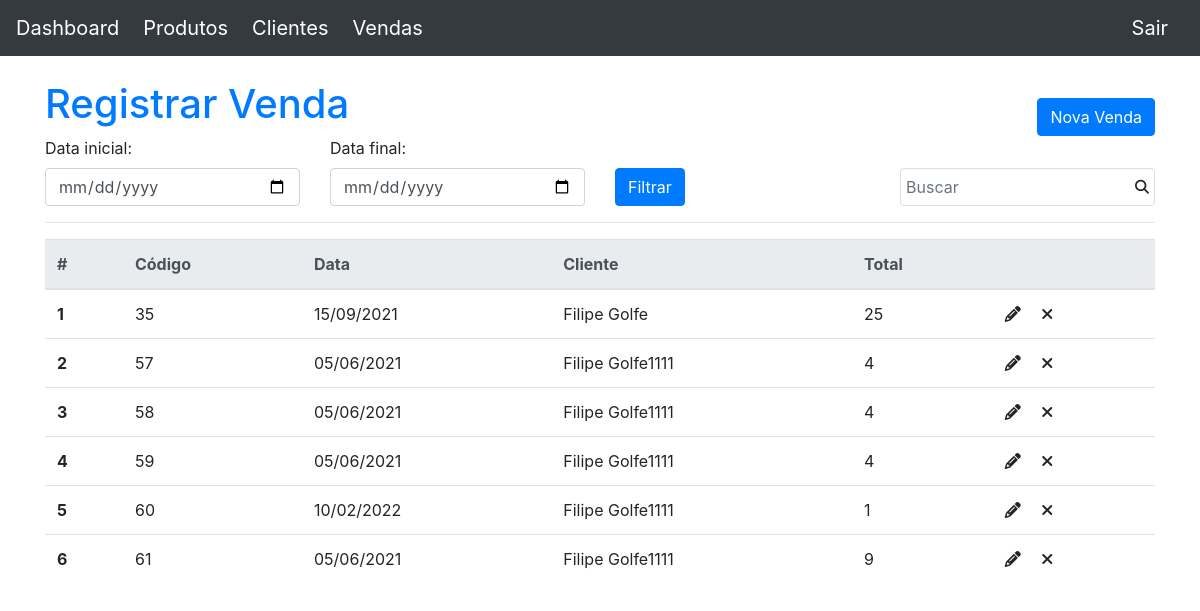
The app's page /crud/vendas.php (signed in) with its own data.
### tables this page shows
CREATE TABLE `tb_venda` (
  `id_venda` int(11) NOT NULL,
  `data` date DEFAULT NULL,
  `id_cliente` int(11) NOT NULL
);

CREATE TABLE `tb_cliente` (
  `id_cliente` int(11) NOT NULL,
  `nome` varchar(50) DEFAULT NULL,
  `cep` varchar(9) DEFAULT NULL,
  `numero` int(11) DEFAULT NULL,
  `logradouro` varchar(50) DEFAULT NULL,
  `cidade` varchar(50) DEFAULT NULL,
  `limite_credito` float DEFAULT NULL,
  `cpf` varchar(14) DEFAULT NULL,
  `cnpj` varchar(18) DEFAULT NULL,
  `status` char(1) DEFAULT NULL,
  `id_uf` int(11) NOT NULL
);

### crud/vendas.php (the view, shortened to what this page needs)
<!DOCTYPE html>
<html lang="en">
<head>
    <link rel="stylesheet" href="https://stackpath.bootstrapcdn.com/bootstrap/4.1.3/css/bootstrap.min.css"
>
    <link rel="stylesheet" type="text/css" href="css/vendas.css">
</head>
<body>
    <nav class="navbar navbar-expand-lg navbar-light bg-dark">
        <div class="collapse navbar-collapse" id='navbarSupportedContent'>
            <ul class='navbar-nav mr-auto'>
                <li class='nav-item'><a class="navbar-brand text-white pr-2" href="#"
                        onclick="window.open('principal.php','_self');">Dashboard</a></li>
                <li class='nav-item'><a class="navbar-brand text-white pr-2" href="#"
                        onclick="window.open('produtos.php','_self');">Produtos</a></li>
                <li class='nav-item'><a class="navbar-brand text-white pr-2" href="#"
                        onclick="window.open('clientes.php','_self');">Clientes</a></li>
                <li class='nav-item'><a class="navbar-brand text-white pr-2" href="#">Vendas</a></li>
            </ul>
            <a class="navbar-brand text-white" href="#" onclick='window.open("../index.php","_self")'>Sair</a>
        </div>
    </nav>
    <Div class='container'>
        <div class='row mt-4'>
            <div class='col'>
                <h1 class='text-primary'>Registrar Venda</h1>
            </div>
            <div class='col-auto d-flex align-items-end'>
                <button type="button" class="btn btn-primary" id='modalVendas' data-toggle="modal"
                    data-target=".bd-example-modal-lg" onclick='limpaModal();'>Nova Venda</button>
            </div>
        </div>
        <div class='row'>
            <div class='col'>
                <label for="data-inicial">Data inicial:</label>
                <input type='date' name='dataI' id='dataI' class='form-control'>
            </div>
            <div class='col'>
                <label for="data-final">Data final:</label>
                <input type='date' name='dataF' id='dataF' class='form-control'>
            </div>
            <div class='col d-flex align-items-end'>
            <button type="button" class="btn btn-primary" id='filtraDatas'>Filtrar</button>
            </div>
            <div class='col-6 col-sm-3 d-flex align-items-end'>
                <input type='number' name='codigoVenda' id='codigoVenda' placeholder="Buscar" class='form-control'
                    maxlength='7' oninput="maxLengthCheck(this)">
                <div id="lupa"></div>
            </div>
        </div>
        <hr>
        <div class='table-responsive'>
            <table class="table table-hover">
                <thead class="thead-light table-striped">
                    <tr>
                        <th scope="col">#</th>
                        <th scope="col">Código</th>
                        <th scope="col">Data</th>
                        <th scope="col">Cliente</th>
                        <th scope="col">Total</th>
                        <th scope="col"></th>
                    </tr>
                </thead>
                <tbody id='venda'>
                    <?php
            include ('../conexao.php');
            $SQL = "select * from tb_venda";
            $RS = mysqli_query($conexao,$SQL);
            $i = 1;
            function data($data){
                return date("d/m/Y", strtotime($data));
            }
            while ($row = mysqli_fetch_assoc($RS)){
            $SQLCliente = "select nome from tb_cliente where id_cliente = " . $row["id_cliente"];
            $RSCliente = mysqli_query($conexao,$SQLCliente);
            $rowCliente = mysqli_fetch_assoc($RSCliente);
            $SQLItens = "select sum(quantidade * valor_unit) as total from tb_produto_venda where id_venda = " . $row["id_venda"];
            $RSItens = mysqli_query($conexao,$SQLItens);
            $rowItem = mysqli_fetch_assoc($RSItens);
                echo "<tr>
                <th>$i</th>
                <td>" . $row["id_venda"] . "</td>
                <td>" . data($row["data"]) . "</td>
                <td>" . $rowCliente['nome'] ."</td>
                <td>" . $rowItem['total'] . "</td>
                <td><i class='fas fa-pencil-alt'onclick='editaVenda(". $row["id_venda"] .");'style='cursor:pointer'></i>
                <i class='fas fa-times ml-3'onclick='excluiVenda(". $row["id_venda"] .");'style='cursor:pointer'></i></td>
                </tr>";
                $i++;
             };
             ?>
                </tbody>
            </table>
        </div>
    </Div>
</body>
</html>

### crud/css/vendas.css (style rules this page uses)
.table-responsive { height: 70vh; overflow-y: auto; }
#codigoVenda { border:#ddd solid 1px; float:left; padding:5px 20px 5px 5px; }
#lupa { float:left; margin:3px 0px 0px -20px; margin-bottom: 0.5rem; }
#lupa:after { font-family:FontAwesome; font-size:14px; content:"\f002"; }

### records on screen
tb_venda: id_venda "35", data "15/09/2021", id_cliente.nome "Filipe Golfe", total "25"
tb_venda: id_venda "57", data "05/06/2021", id_cliente.nome "Filipe Golfe1111", total "4"
tb_venda: id_venda "58", data "05/06/2021", id_cliente.nome "Filipe Golfe1111", total "4"
tb_venda: id_venda "59", data "05/06/2021", id_cliente.nome "Filipe Golfe1111", total "4"
tb_venda: id_venda "60", data "10/02/2022", id_cliente.nome "Filipe Golfe1111", total "1"
tb_venda: id_venda "61", data "05/06/2021", id_cliente.nome "Filipe Golfe1111", total "9"
